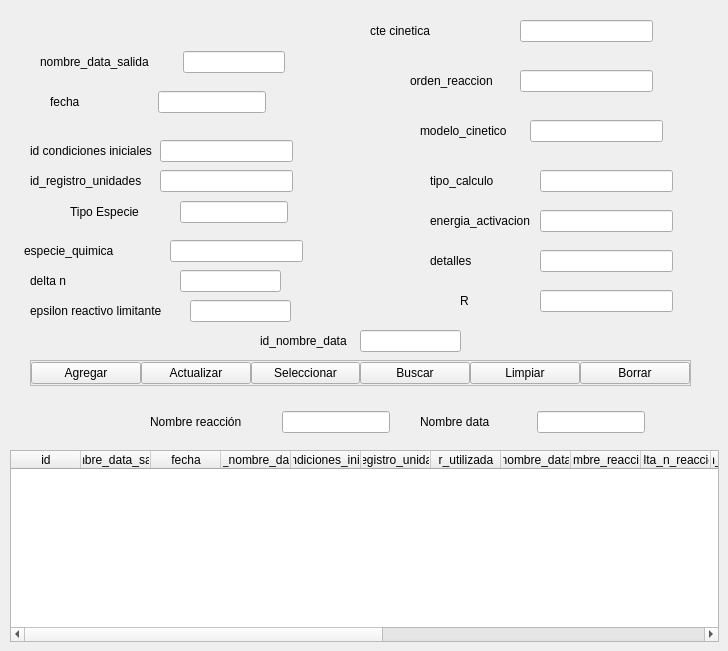
              <widget class="QWidget" name="cal_tab">
               <attribute name="title">
                <string>Calculos</string>
               </attribute>
               <widget class="QFrame" name="funciones_frame_ds">
                <property name="geometry">
                 <rect>
                  <x>30</x>
                  <y>360</y>
                  <width>661</width>
                  <height>26</height>
                 </rect>
                </property>
                <property name="frameShape">
                 <enum>QFrame::StyledPanel</enum>
                </property>
                <property name="frameShadow">
                 <enum>QFrame::Raised</enum>
                </property>
                <layout class="QHBoxLayout" name="horizontalLayout_60">
                 <property name="spacing">
                  <number>0</number>
                 </property>
                 <property name="leftMargin">
                  <number>0</number>
                 </property>
                 <property name="topMargin">
                  <number>0</number>
                 </property>
                 <property name="rightMargin">
                  <number>0</number>
                 </property>
                 <property name="bottomMargin">
                  <number>0</number>
                 </property>
                 <item>
                  <widget class="QPushButton" name="agregar_ds_btn">
                   <property name="text">
                    <string>Agregar</string>
                   </property>
                  </widget>
                 </item>
                 <item>
                  <widget class="QPushButton" name="actualizar_ds_btn">
                   <property name="text">
                    <string>Actualizar</string>
                   </property>
                  </widget>
                 </item>
                 <item>
                  <widget class="QPushButton" name="seleccionar_ds_btn">
                   <property name="text">
                    <string>Seleccionar</string>
                   </property>
                  </widget>
                 </item>
                 <item>
                  <widget class="QPushButton" name="buscar_ds_btn">
                   <property name="text">
                    <string>Buscar</string>
                   </property>
                  </widget>
                 </item>
                 <item>
                  <widget class="QPushButton" name="limpiar_ds_btn">
                   <property name="text">
                    <string>Limpiar</string>
                   </property>
                  </widget>
                 </item>
                 <item>
                  <widget class="QPushButton" name="borrar_ds_btn">
                   <property name="text">
                    <string>Borrar</string>
                   </property>
                  </widget>
                 </item>
                </layout>
               </widget>
               <widget class="QTableWidget" name="datos_salida_tabla">
                <property name="geometry">
                 <rect>
                  <x>10</x>
                  <y>450</y>
                  <width>709</width>
                  <height>192</height>
                 </rect>
                </property>
                <property name="focusPolicy">
                 <enum>Qt::NoFocus</enum>
                </property>
                <property name="showGrid">
                 <bool>false</bool>
                </property>
                <attribute name="horizontalHeaderMinimumSectionSize">
                 <number>50</number>
                </attribute>
                <attribute name="horizontalHeaderDefaultSectionSize">
                 <number>70</number>
                </attribute>
                <attribute name="horizontalHeaderStretchLastSection">
                 <bool>true</bool>
                </attribute>
                <attribute name="verticalHeaderVisible">
                 <bool>false</bool>
                </attribute>
                <column>
                 <property name="text">
                  <string>id</string>
                 </property>
                </column>
                <column>
                 <property name="text">
                  <string>nombre_data_salida</string>
                 </property>
                </column>
                <column>
                 <property name="text">
                  <string>fecha</string>
                 </property>
                </column>
                <column>
                 <property name="text">
                  <string>id_nombre_data</string>
                 </property>
                </column>
                <column>
                 <property name="text">
                  <string>id_condiciones_iniciales</string>
                 </property>
                </column>
                <column>
                 <property name="text">
                  <string>id_registro_unidades</string>
                 </property>
                </column>
                <column>
                 <property name="text">
                  <string>r_utilizada</string>
                 </property>
                </column>
                <column>
                 <property name="text">
                  <string>nombre_data</string>
                 </property>
                </column>
                <column>
                 <property name="text">
                  <string>nombre_reaccion</string>
                 </property>
                </column>
                <column>
                 <property name="text">
                  <string>delta_n_reaccion</string>
                 </property>
                </column>
                <column>
                 <property name="text">
                  <string>epsilon_reactivo_limitante</string>
                 </property>
                </column>
                <column>
                 <property name="text">
                  <string>tipo_especie</string>
                 </property>
                </column>
                <column>
                 <property name="text">
                  <string>especie_quimica</string>
                 </property>
                </column>
                <column>
                 <property name="text">
                  <string>constante_cinetica</string>
                 </property>
                </column>
                <column>
                 <property name="text">
                  <string>orden_reaccion</string>
                 </property>
                </column>
                <column>
                 <property name="text">
                  <string>modelo_cinetico</string>
                 </property>
                </column>
                <column>
                 <property name="text">
                  <string>tipo_calculo</string>
                 </property>
                </column>
                <column>
                 <property name="text">
                  <string>energia_activacion</string>
                 </property>
                </column>
                <column>
                 <property name="text">
                  <string>detalles</string>
                 </property>
                </column>
               </widget>
               <widget class="QWidget" name="layoutWidget_2">
                <property name="geometry">
                 <rect>
                  <x>40</x>
                  <y>50</y>
                  <width>245</width>
                  <height>24</height>
                 </rect>
                </property>
                <layout class="QHBoxLayout" name="horizontalLayout_61">
                 <property name="spacing">
                  <number>0</number>
                 </property>
                 <item>
                  <widget class="QLabel" name="label_34">
                   <property name="text">
                    <string>nombre_data_salida</string>
                   </property>
                  </widget>
                 </item>
                 <item>
                  <spacer name="horizontalSpacer_61">
                   <property name="orientation">
                    <enum>Qt::Horizontal</enum>
                   </property>
                   <property name="sizeHint" stdset="0">
                    <size>
                     <width>40</width>
                     <height>20</height>
                    </size>
                   </property>
                  </spacer>
                 </item>
                 <item>
                  <widget class="QLineEdit" name="nombre_ds_edit">
                   <property name="text">
                    <string/>
                   </property>
                  </widget>
                 </item>
                </layout>
               </widget>
               <widget class="QWidget" name="layoutWidget_3">
                <property name="geometry">
                 <rect>
                  <x>50</x>
                  <y>90</y>
                  <width>216</width>
                  <height>24</height>
                 </rect>
                </property>
                <layout class="QHBoxLayout" name="horizontalLayout_62">
                 <property name="spacing">
                  <number>0</number>
                 </property>
                 <item>
                  <widget class="QLabel" name="label_35">
                   <property name="text">
                    <string>fecha</string>
                   </property>
                  </widget>
                 </item>
                 <item>
                  <spacer name="horizontalSpacer_62">
                   <property name="orientation">
                    <enum>Qt::Horizontal</enum>
                   </property>
                   <property name="sizeHint" stdset="0">
                    <size>
                     <width>40</width>
                     <height>20</height>
                    </size>
                   </property>
                  </spacer>
                 </item>
                 <item>
                  <widget class="QLineEdit" name="fecha_ds_edit"/>
                 </item>
                </layout>
               </widget>
               <widget class="QLineEdit" name="id_condiciones_iniciales_ds_edit">
                <property name="geometry">
                 <rect>
                  <x>160</x>
                  <y>140</y>
                  <width>133</width>
                  <height>22</height>
                 </rect>
                </property>
               </widget>
               <widget class="QLineEdit" name="id_registro_unidades_ds_edit">
                <property name="geometry">
                 <rect>
                  <x>160</x>
                  <y>170</y>
                  <width>133</width>
                  <height>22</height>
                 </rect>
                </property>
               </widget>
               <widget class="QLabel" name="label_36">
                <property name="geometry">
                 <rect>
                  <x>30</x>
                  <y>140</y>
                  <width>122</width>
                  <height>22</height>
                 </rect>
                </property>
                <property name="text">
                 <string>id condiciones iniciales</string>
                </property>
               </widget>
               <widget class="QLabel" name="label_37">
                <property name="geometry">
                 <rect>
                  <x>30</x>
                  <y>170</y>
                  <width>122</width>
                  <height>22</height>
                 </rect>
                </property>
                <property name="text">
                 <string>id_registro_unidades</string>
                </property>
               </widget>
               <widget class="QWidget" name="layoutWidget_4">
                <property name="geometry">
                 <rect>
                  <x>70</x>
                  <y>200</y>
                  <width>218</width>
                  <height>24</height>
                 </rect>
                </property>
                <layout class="QHBoxLayout" name="horizontalLayout_63">
                 <property name="spacing">
                  <number>0</number>
                 </property>
                 <item>
                  <widget class="QLabel" name="label_38">
                   <property name="text">
                    <string>Tipo Especie</string>
                   </property>
                  </widget>
                 </item>
                 <item>
                  <spacer name="horizontalSpacer_63">
                   <property name="orientation">
                    <enum>Qt::Horizontal</enum>
                   </property>
                   <property name="sizeHint" stdset="0">
                    <size>
                     <width>18</width>
                     <height>20</height>
                    </size>
                   </property>
                  </spacer>
                 </item>
                 <item>
                  <widget class="QLineEdit" name="tipo_especie_ds_edit"/>
                 </item>
                </layout>
               </widget>
               <widget class="QLineEdit" name="especie_quimica_ds_edit">
                <property name="geometry">
                 <rect>
                  <x>170</x>
                  <y>240</y>
                  <width>133</width>
                  <height>22</height>
                 </rect>
                </property>
               </widget>
               <widget class="QLabel" name="label_39">
                <property name="geometry">
                 <rect>
                  <x>24</x>
                  <y>240</y>
                  <width>111</width>
                  <height>22</height>
                 </rect>
                </property>
                <property name="text">
                 <string>especie_quimica</string>
                </property>
               </widget>
               <widget class="QLabel" name="label_40">
                <property name="geometry">
                 <rect>
                  <x>370</x>
                  <y>20</y>
                  <width>151</width>
                  <height>22</height>
                 </rect>
                </property>
                <property name="text">
                 <string>cte cinetica</string>
                </property>
               </widget>
               <widget class="QLineEdit" name="constante_cinetica_ds_edit">
                <property name="geometry">
                 <rect>
                  <x>520</x>
                  <y>20</y>
                  <width>133</width>
                  <height>22</height>
                 </rect>
                </property>
               </widget>
               <widget class="QLabel" name="label_41">
                <property name="geometry">
                 <rect>
                  <x>410</x>
                  <y>70</y>
                  <width>111</width>
                  <height>22</height>
                 </rect>
                </property>
                <property name="text">
                 <string>orden_reaccion</string>
                </property>
               </widget>
               <widget class="QLineEdit" name="orden_reaccion_ds_edit">
                <property name="geometry">
                 <rect>
                  <x>520</x>
                  <y>70</y>
                  <width>133</width>
                  <height>22</height>
                 </rect>
                </property>
               </widget>
               <widget class="QLabel" name="label_42">
                <property name="geometry">
                 <rect>
                  <x>420</x>
                  <y>120</y>
                  <width>111</width>
                  <height>22</height>
                 </rect>
                </property>
                <property name="text">
                 <string>modelo_cinetico</string>
                </property>
               </widget>
               <widget class="QLineEdit" name="modelo_cinetico_ds_edit">
                <property name="geometry">
                 <rect>
                  <x>530</x>
                  <y>120</y>
                  <width>133</width>
                  <height>22</height>
                 </rect>
                </property>
               </widget>
               <widget class="QLineEdit" name="tipo_calculo_ds_edit">
                <property name="geometry">
                 <rect>
                  <x>540</x>
                  <y>170</y>
                  <width>133</width>
                  <height>22</height>
                 </rect>
                </property>
                <property name="text">
                 <string/>
                </property>
               </widget>
               <widget class="QLabel" name="label_43">
                <property name="geometry">
                 <rect>
                  <x>430</x>
                  <y>170</y>
                  <width>111</width>
                  <height>22</height>
                 </rect>
                </property>
                <property name="text">
                 <string>tipo_calculo</string>
                </property>
               </widget>
               <widget class="QLabel" name="label_44">
                <property name="geometry">
                 <rect>
                  <x>430</x>
                  <y>210</y>
                  <width>111</width>
                  <height>22</height>
                 </rect>
                </property>
                <property name="text">
                 <string>energia_activacion</string>
                </property>
               </widget>
               <widget class="QLineEdit" name="energia_activacion_ds_edit">
                <property name="geometry">
                 <rect>
                  <x>540</x>
                  <y>210</y>
                  <width>133</width>
                  <height>22</height>
                 </rect>
                </property>
                <property name="text">
                 <string/>
                </property>
               </widget>
               <widget class="QLabel" name="label_45">
                <property name="geometry">
                 <rect>
                  <x>430</x>
                  <y>250</y>
                  <width>111</width>
                  <height>22</height>
                 </rect>
                </property>
                <property name="text">
                 <string>detalles</string>
                </property>
               </widget>
               <widget class="QLineEdit" name="detalles_ds_edit">
                <property name="geometry">
                 <rect>
                  <x>540</x>
                  <y>250</y>
                  <width>133</width>
                  <height>22</height>
                 </rect>
                </property>
                <property name="text">
                 <string/>
                </property>
               </widget>
               <widget class="QLineEdit" name="delta_n_ds_edit">
                <property name="geometry">
                 <rect>
                  <x>180</x>
                  <y>270</y>
                  <width>101</width>
                  <height>22</height>
                 </rect>
                </property>
               </widget>
               <widget class="QLabel" name="label_46">
                <property name="geometry">
                 <rect>
                  <x>30</x>
                  <y>270</y>
                  <width>141</width>
                  <height>22</height>
                 </rect>
                </property>
                <property name="text">
                 <string>delta n</string>
                </property>
               </widget>
               <widget class="QLineEdit" name="epsilon_rl_ds_edit">
                <property name="geometry">
                 <rect>
                  <x>190</x>
                  <y>300</y>
                  <width>101</width>
                  <height>22</height>
                 </rect>
                </property>
               </widget>
               <widget class="QLabel" name="label_47">
                <property name="geometry">
                 <rect>
                  <x>30</x>
                  <y>300</y>
                  <width>141</width>
                  <height>22</height>
                 </rect>
                </property>
                <property name="text">
                 <string>epsilon reactivo limitante</string>
                </property>
               </widget>
               <widget class="QLineEdit" name="r_ds_edit">
                <property name="geometry">
                 <rect>
                  <x>540</x>
                  <y>290</y>
                  <width>133</width>
                  <height>22</height>
                 </rect>
                </property>
                <property name="text">
                 <string/>
                </property>
               </widget>
               <widget class="QLabel" name="label_48">
                <property name="geometry">
                 <rect>
                  <x>460</x>
                  <y>290</y>
                  <width>41</width>
                  <height>22</height>
                 </rect>
                </property>
                <property name="text">
                 <string>R </string>
                </property>
               </widget>
               <widget class="QLineEdit" name="id_nombre_data_ds_edit">
                <property name="geometry">
                 <rect>
                  <x>360</x>
                  <y>330</y>
                  <width>101</width>
                  <height>22</height>
                 </rect>
                </property>
               </widget>
               <widget class="QLabel" name="label_49">
                <property name="geometry">
                 <rect>
                  <x>260</x>
                  <y>330</y>
                  <width>111</width>
                  <height>22</height>
                 </rect>
                </property>
                <property name="text">
                 <string>id_nombre_data</string>
                </property>
               </widget>
               <widget class="QWidget" name="layoutWidget_5">
                <property name="geometry">
                 <rect>
                  <x>150</x>
                  <y>410</y>
                  <width>240</width>
                  <height>24</height>
                 </rect>
                </property>
                <layout class="QHBoxLayout" name="horizontalLayout_64">
                 <property name="spacing">
                  <number>0</number>
                 </property>
                 <item>
                  <widget class="QLabel" name="label_50">
                   <property name="text">
                    <string>Nombre reacción</string>
                   </property>
                  </widget>
                 </item>
                 <item>
                  <spacer name="horizontalSpacer_64">
                   <property name="orientation">
                    <enum>Qt::Horizontal</enum>
                   </property>
                   <property name="sizeHint" stdset="0">
                    <size>
                     <width>13</width>
                     <height>19</height>
                    </size>
                   </property>
                  </spacer>
                 </item>
                 <item>
                  <widget class="QLineEdit" name="nombre_reaccion_ds_edit"/>
                 </item>
                </layout>
               </widget>
               <widget class="QWidget" name="layoutWidget_6">
                <property name="geometry">
                 <rect>
                  <x>420</x>
                  <y>410</y>
                  <width>225</width>
                  <height>24</height>
                 </rect>
                </property>
                <layout class="QHBoxLayout" name="horizontalLayout_65">
                 <property name="spacing">
                  <number>0</number>
                 </property>
                 <item>
                  <widget class="QLabel" name="label_51">
                   <property name="text">
                    <string>Nombre data</string>
                   </property>
                  </widget>
                 </item>
                 <item>
                  <spacer name="horizontalSpacer_65">
                   <property name="orientation">
                    <enum>Qt::Horizontal</enum>
                   </property>
                   <property name="sizeHint" stdset="0">
                    <size>
                     <width>20</width>
                     <height>19</height>
                    </size>
                   </property>
                  </spacer>
                 </item>
                 <item>
                  <widget class="QLineEdit" name="nombre_data_ds_edit">
                   <property name="text">
                    <string/>
                   </property>
                  </widget>
                 </item>
                </layout>
               </widget>
              </widget>
